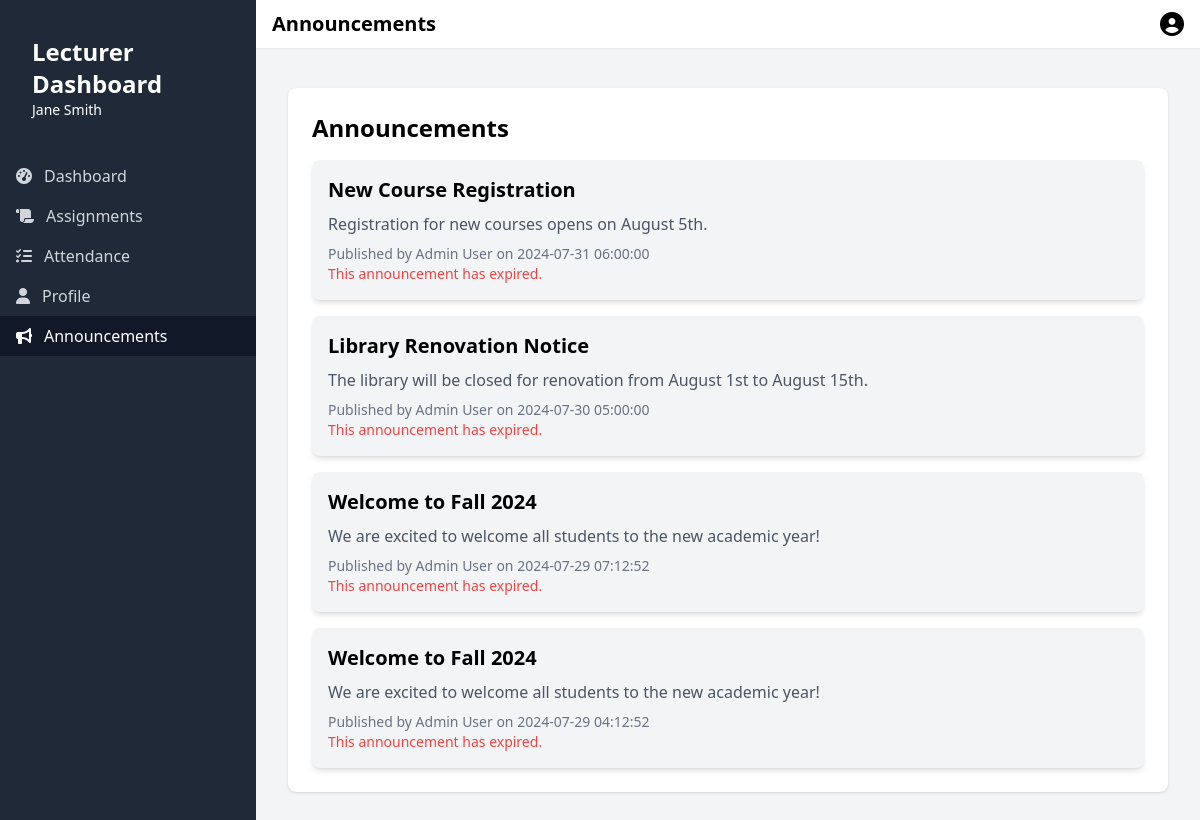
The page /announcements.php (signed in) on the database its author committed.
### tables this page shows
CREATE TABLE `users` (
  `id` int(11) NOT NULL,
  `first_name` varchar(50) NOT NULL,
  `last_name` varchar(50) NOT NULL,
  `email` varchar(100) NOT NULL,
  `password` varchar(255) NOT NULL,
  `role` enum('student','lecturer','admin','worker') NOT NULL,
  `status` enum('active','inactive','suspended') DEFAULT 'active',
  `date_of_birth` date DEFAULT NULL,
  `address` text DEFAULT NULL,
  `phone` varchar(20) DEFAULT NULL,
  `major_id` int(11) DEFAULT NULL,
  `created_at` timestamp NOT NULL DEFAULT current_timestamp(),
  `updated_at` timestamp NOT NULL DEFAULT current_timestamp() ON UPDATE current_timestamp(),
  `profile_image` varchar(255) DEFAULT NULL
);

CREATE TABLE `announcements` (
  `id` int(11) NOT NULL,
  `title` varchar(100) NOT NULL,
  `content` text NOT NULL,
  `author_id` int(11) DEFAULT NULL,
  `target_audience` enum('all','students','lecturers','workers') NOT NULL,
  `publish_date` timestamp NOT NULL DEFAULT current_timestamp(),
  `expiry_date` date DEFAULT NULL
);

### announcements.php (the view, shortened to what this page needs)
<?php
include 'connect.php';
$sql = "SELECT a.*, u.first_name, u.last_name FROM announcements a LEFT JOIN users u ON a.author_id = u.id ORDER BY a.publish_date DESC";
$result = $conn->query($sql);
$pageTitle = "Announcements";
?>
<div class="bg-white shadow rounded-lg p-6">
    <h2 class="text-2xl font-bold mb-4">Announcements</h2>
    <?php if ($result->num_rows > 0): ?>
        <div class="space-y-4">
            <?php while ($announcement = $result->fetch_assoc()): ?>
                <div class="bg-gray-100 p-4 rounded-lg shadow-md">
                    <h3 class="text-xl font-semibold mb-2"><?php echo htmlspecialchars($announcement['title']); ?></h3>
                    <p class="text-gray-600 mb-2"><?php echo htmlspecialchars($announcement['content']); ?></p>
                    <p class="text-sm text-gray-500">
                        Published by <?php echo htmlspecialchars($announcement['first_name'] . ' ' . $announcement['last_name']); ?>
                        on <?php echo htmlspecialchars($announcement['publish_date']); ?>
                    </p>
                    <?php if ($announcement['expiry_date'] && $announcement['expiry_date'] < date('Y-m-d')): ?>
                        <p class="text-sm text-red-500">This announcement has expired.</p>
                    <?php endif; ?>
                </div>
            <?php endwhile; ?>
        </div>
    <?php else: ?>
        <p class="text-gray-600">No announcements available at the moment.</p>
    <?php endif; ?>
</div>
<?php
$content = ob_get_clean();
include 'template.php';
?>

### template.php (shortened to what this page needs)
<?php
include 'connect.php';
$email = $_SESSION['email'];
$sql = "SELECT * FROM users WHERE email=?";
$stmt = $conn->prepare($sql);
$stmt->bind_param("s", $email);
$stmt->execute();
$result = $stmt->get_result();
if ($result->num_rows > 0) {
    $user = $result->fetch_assoc();
    $firstName = htmlspecialchars($user['first_name']);
    $lastName = htmlspecialchars($user['last_name']);
    $role = htmlspecialchars($user['role']);
    $profileImage = htmlspecialchars($user['profile_image']);
} else {
    echo "User not found.";
    exit();
}
function isActivePage($pageName)
{
    return basename($_SERVER['PHP_SELF']) === $pageName ? 'bg-gray-900 text-white' : 'text-gray-300 hover:bg-gray-700 hover:text-white';
}
?>
<!DOCTYPE html>
<html lang="en">
<head>
    <script src="https://cdn.tailwindcss.com"></script>
    <link rel="stylesheet" href="https://cdnjs.cloudflare.com/ajax/libs/font-awesome/6.5.1/css/all.min.css">
</head>
<body class="bg-gray-100 h-screen flex flex-col">
    <div class="flex-1 flex overflow-hidden">
        <div id="sidebar" class="sidebar sidebar-hidden bg-gray-800 text-white w-64 py-6 flex flex-col fixed inset-0 md:relative md:translate-x-0 md:transition-transform md:flex md:flex-col md:w-64 md:py-6 z-20">
            <div class="px-4 py-3 mb-6 flex items-center justify-between md:justify-start">
                <div class="ml-4">
                    <h2 class="text-2xl font-semibold"><?php echo ucfirst($role); ?> Dashboard</h2>
                    <p class="text-sm"><?php echo htmlspecialchars($firstName . ' ' . $lastName); ?></p>
                </div>
            </div>
            <nav class="flex-1">
                <?php if ($role === 'lecturer'): ?>
                    <a href="lecturer.php" class="flex items-center px-4 py-2 <?php echo isActivePage('lecturer.php'); ?>">
                    <i class="fas fa-tachometer-alt mr-3"></i>
                    Dashboard
                    </a>
                    <a href="assignments.php" class="flex items-center px-4 py-2 <?php echo isActivePage('assignments.php'); ?>">
                        <i class="fas fa-scroll mr-3"></i>
                        Assignments
                    </a>
                    <a href="attendance.php" class="flex items-center px-4 py-2 <?php echo isActivePage('attendance.php'); ?>">
                        <i class="fas fa-tasks mr-3"></i>
                        Attendance
                    </a>
                <?php endif; ?>
                <a href="profile.php" class="flex items-center px-4 py-2 <?php echo isActivePage('profile.php'); ?>">
                    <i class="fas fa-user mr-3"></i>
                    Profile
                </a>
                <a href="announcements.php" class="flex items-center px-4 py-2 <?php echo isActivePage('announcements.php'); ?>">
                    <i class="fas fa-bullhorn mr-3"></i>
                    Announcements
                </a>
            </nav>
        </div>
        <div class="flex-1 flex flex-col overflow-hidden">
            <nav class="bg-white shadow-sm flex items-center justify-between px-4 py-2">
                <div class="flex items-center">
                    <h1 class="text-xl font-bold ml-4 md:ml-0"><?php echo $pageTitle; ?></h1>
                </div>
                <div class="flex items-center">
                    <div class="ml-3 relative">
                        <button type="button" class="flex text-sm rounded-full focus:outline-none" id="user-menu-button" aria-expanded="false" aria-haspopup="true">
                            <?php if ($profileImage): ?>
                                <img src="<?php echo $profileImage; ?>" alt="Profile Image" class="w-full h-full object-cover">
                            <?php else: ?>
                                    <i class="fas fa-user-circle text-2xl"></i>
                            <?php endif; ?>
                        </button>
                    </div>
                </div>
            </nav>
            <main class="flex-1 overflow-y-auto py-10 px-4 sm:px-6 lg:px-8">
                <div class="max-w-7xl mx-auto">
                    <?php echo $content; ?>
                </div>
            </main>
        </div>
    </div>
</body>
</html>

### template.php (style rules this page uses)
.sidebar { transition: transform 0.3s ease-in-out; }
.sidebar-hidden { transform: translateX(-100%); }

### rows shown on the page
users: role "Lecturer", first_name+last_name "Jane Smith"
announcements: title "New Course Registration", content "Registration for new courses opens on August 5th.", author.last_name "Admin User", publish_date "2024-07-31 06:00:00", expiry_date "This announcement has expired."
announcements: title "Library Renovation Notice", content "The library will be closed for renovation from August 1st to August 15th.", author.last_name "Admin User", publish_date "2024-07-30 05:00:00", expiry_date "This announcement has expired."
announcements: title "Welcome to Fall 2024", content "We are excited to welcome all students to the new academic year!", author.last_name "Admin User", publish_date "2024-07-29 07:12:52", expiry_date "This announcement has expired."
announcements: title "Welcome to Fall 2024", content "We are excited to welcome all students to the new academic year!", author.last_name "Admin User", publish_date "2024-07-29 04:12:52", expiry_date "This announcement has expired."

### other values the page prints
$pageTitle "Announcements"
